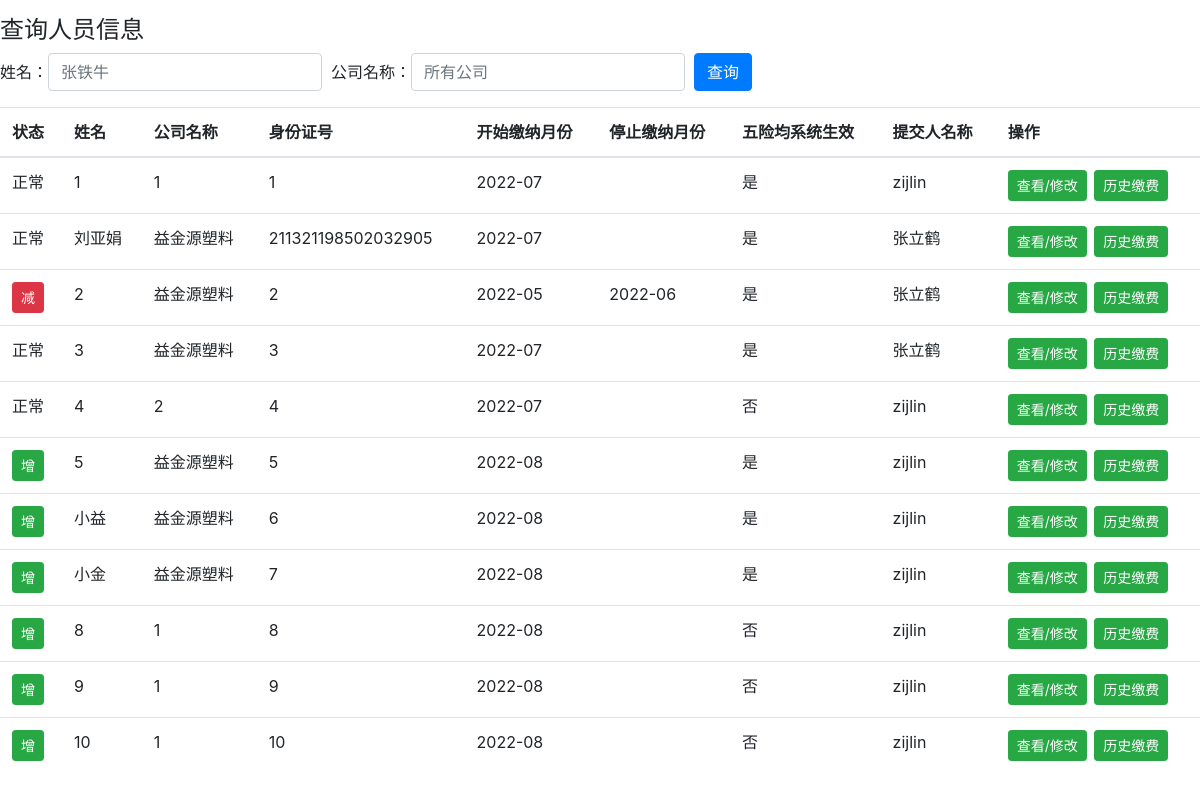
Screenshot of /member_query/all (signed in) with the database file from the repository.
### member.py (models this page shows, shortened)
class Members(db.Model):
    member_id = db.Column('member_id', db.Integer, primary_key=True)
    company_name = db.Column(db.String(200))
    name = db.Column(db.String(200))
    id_card = db.Column(db.String(200))
    address = db.Column(db.String(200))
    nationality = db.Column(db.String(200))
    begin_month = db.Column(db.String(200))
    end_month = db.Column(db.String(200))
    salary = db.Column(db.Float)
    injury = db.Column(db.String(200))
    endowment = db.Column(db.String(200))
    unemployment = db.Column(db.String(200))
    medical = db.Column(db.String(200))
    birth = db.Column(db.String(200))
    injury_check = db.Column(db.String(200))
    endowment_check = db.Column(db.String(200))
    unemployment_check = db.Column(db.String(200))
    medical_check = db.Column(db.String(200))
    birth_check = db.Column(db.String(200))
    is_valid = db.Column(db.String(200))
    person = db.Column(db.String(200))

### main.py (the view, shortened to what this page needs)
@app.route('/member_query/<company_name>', methods=['GET', 'POST'])
@validate_login
def member_query(company_name):
    if company_name == "all":
        return render_template('member_query.html', company_name="", name="", members=Members.query.all(), cur_month=get_cur_month())
    else:
        return render_template('member_query.html', name="", company_name=company_name,
                               members=Members.query.filter_by(company_name=company_name).order_by(Members.begin_month.asc()).all(),
                               cur_month=get_cur_month())

### main.py (called while the page is built)
def get_cur_month():
    return datetime.datetime.now().strftime("%Y-%m")

def validate_login(func):
    @wraps(func)
    def wrapper(**kwargs):
        if 'username' not in session:
            return render_template('refresh.html')
        else:
            return func(**kwargs)
    return wrapper

### templates/member_query.html (shortened to what this page needs)
<!DOCTYPE html>
<html lang="en">
<head>
    <link rel="stylesheet" href="https://cdn.staticfile.org/twitter-bootstrap/4.3.1/css/bootstrap.min.css">
</head>
<body>
<div>
    <h4>查询人员信息</h4>
    <form class="form-inline" action="{{ url_for('member_query', company_name='all') }}" method = "post">
        <label for="inputPassword2">姓名： </label>
        <input value="{{name}}" type="text" class="form-control" id="inputPassword2" placeholder="张铁牛" name="name">
        &nbsp;&nbsp;<label for="inputPassword2">公司名称： </label>
        <input value="{{company_name}}" type="text" class="form-control" id="inputPassword2" placeholder="所有公司" name="company_name">
        &nbsp;&nbsp;<button type="submit" class="btn btn-primary">查询</button>
    </form>
    <table class="table table-hover">
        <thead>
        <tr>
            <th>状态</th>
            <th>姓名</th>
            <th>公司名称</th>
            <th>身份证号</th>
            <th>开始缴纳月份</th>
            <th>停止缴纳月份</th>
            <th>五险均系统生效</th>
            <th>提交人名称</th>
            <th>操作</th>
        </tr>
        </thead>
        <tbody>
        {% for member in members %}
        <tr>
            {% if member.end_month != "" and member.end_month <= cur_month %}
            <td><a href="#" class="btn btn-danger btn-sm" role="button">减</a></td>
            {% elif member.begin_month == cur_month %}
            <td><a href="#" class="btn btn-success btn-sm" role="button">增</a></td>
            {% else %}
            <td>正常</td>
            {% endif %}
            <td>{{ member.name }}</td>
            <td>{{ member.company_name }}</td>
            <td>{{ member.id_card }}</td>
            <td>{{ member.begin_month }}</td>
            <td>{{ member.end_month }}</td>
            <td>{{ member.is_valid }}</td>
            <td>{{ member.person }}</td>
            <th>
                <a href="{{ url_for('member_update', member_id=member.member_id) }}" class="btn btn-success btn-sm" role="button">查看/修改</a>
                &nbsp;<a href="{{ url_for('member_pay_history', id_card=member.id_card) }}" class="btn btn-success btn-sm" role="button">历史缴费</a>
            </th>
        </tr>
        {% endfor %}
        </tbody>
    </table>
</div>
</body>
</html>

### rows the page displays
Members: end_month "正常", name "1", company_name "1", id_card "1", begin_month "2022-07", is_valid "是", person "zijlin"
Members: end_month "正常", name "刘亚娟", company_name "益金源塑料", id_card "211321198502032905", begin_month "2022-07", is_valid "是", person "张立鹤"
Members: shows "减", name "2", company_name "益金源塑料", id_card "2", begin_month "2022-05", end_month "2022-06", is_valid "是", person "张立鹤"
Members: end_month "正常", name "3", company_name "益金源塑料", id_card "3", begin_month "2022-07", is_valid "是", person "张立鹤"
Members: end_month "正常", name "4", company_name "2", id_card "4", begin_month "2022-07", is_valid "否", person "zijlin"
Members: end_month "增", name "5", company_name "益金源塑料", id_card "5", begin_month "2022-08", is_valid "是", person "zijlin"
Members: end_month "增", name "小益", company_name "益金源塑料", id_card "6", begin_month "2022-08", is_valid "是", person "zijlin"
Members: end_month "增", name "小金", company_name "益金源塑料", id_card "7", begin_month "2022-08", is_valid "是", person "zijlin"
Members: end_month "增", name "8", company_name "1", id_card "8", begin_month "2022-08", is_valid "否", person "zijlin"
Members: end_month "增", name "9", company_name "1", id_card "9", begin_month "2022-08", is_valid "否", person "zijlin"
Members: end_month "增", name "10", company_name "1", id_card "10", begin_month "2022-08", is_valid "否", person "zijlin"
